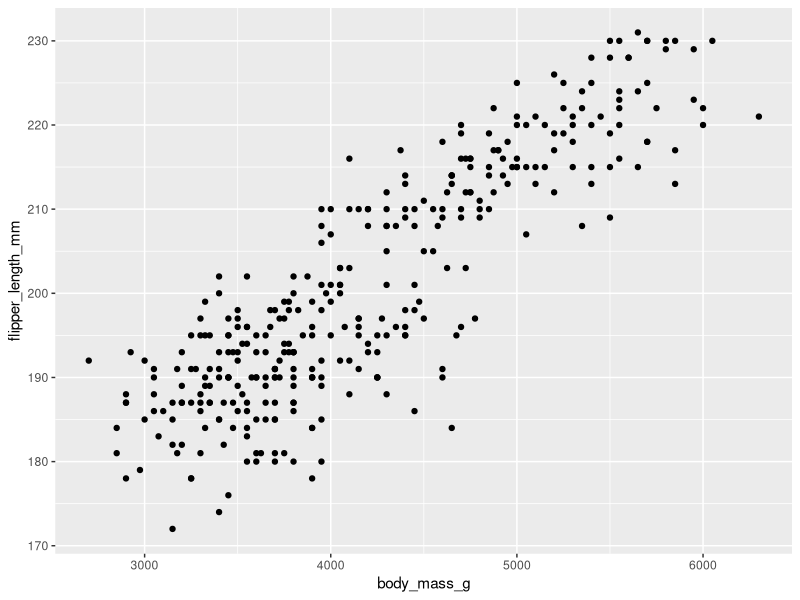

This figure's R source:
## ---- chunk 1
knitr::opts_chunk$set(echo = TRUE)

library(tidyverse)
install.packages("palmerpenguins")
library(palmerpenguins)
## ---- chunk 2
ggplot(data = penguins, aes(x = body_mass_g, y = flipper_length_mm)) +
  geom_point()
